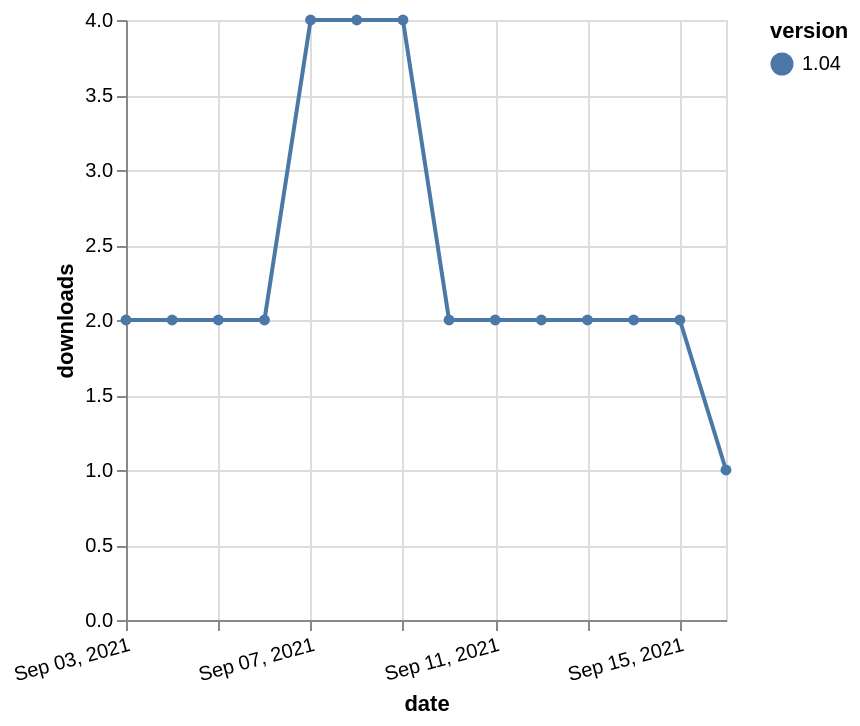

The specification (Vega-Lite) saved for this image:
### Vega-Lite specification from a JSON file in a GitHub repository (floating-point values rounded to 4 significant figures)
{"$schema": "https://vega.github.io/schema/vega-lite/v5.json", "description": "A simple bar chart with embedded data.", "data": {"values": [{"date": "2021-09-03", "total": 2102, "delta": 2, "version": "1.04"}, {"date": "2021-09-04", "total": 2104, "delta": 2, "version": "1.04"}, {"date": "2021-09-05", "total": 2106, "delta": 2, "version": "1.04"}, {"date": "2021-09-06", "total": 2108, "delta": 2, "version": "1.04"}, {"date": "2021-09-07", "total": 2112, "delta": 4, "version": "1.04"}, {"date": "2021-09-08", "total": 2116, "delta": 4, "version": "1.04"}, {"date": "2021-09-09", "total": 2120, "delta": 4, "version": "1.04"}, {"date": "2021-09-10", "total": 2122, "delta": 2, "version": "1.04"}, {"date": "2021-09-11", "total": 2124, "delta": 2, "version": "1.04"}, {"date": "2021-09-12", "total": 2126, "delta": 2, "version": "1.04"}, {"date": "2021-09-13", "total": 2128, "delta": 2, "version": "1.04"}, {"date": "2021-09-14", "total": 2130, "delta": 2, "version": "1.04"}, {"date": "2021-09-15", "total": 2132, "delta": 2, "version": "1.04"}, {"date": "2021-09-16", "total": 2133, "delta": 1, "version": "1.04"}]}, "width": "container", "mark": {"type": "line", "point": {"filled": true}}, "encoding": {"x": {"field": "date", "type": "temporal", "timeUnit": "yearmonthdate", "title": "date", "axis": {"labelAngle": -15}}, "y": {"field": "delta", "type": "quantitative", "title": "downloads"}, "color": {"field": "version", "type": "nominal"}, "tooltip": {"field": "delta"}}}
